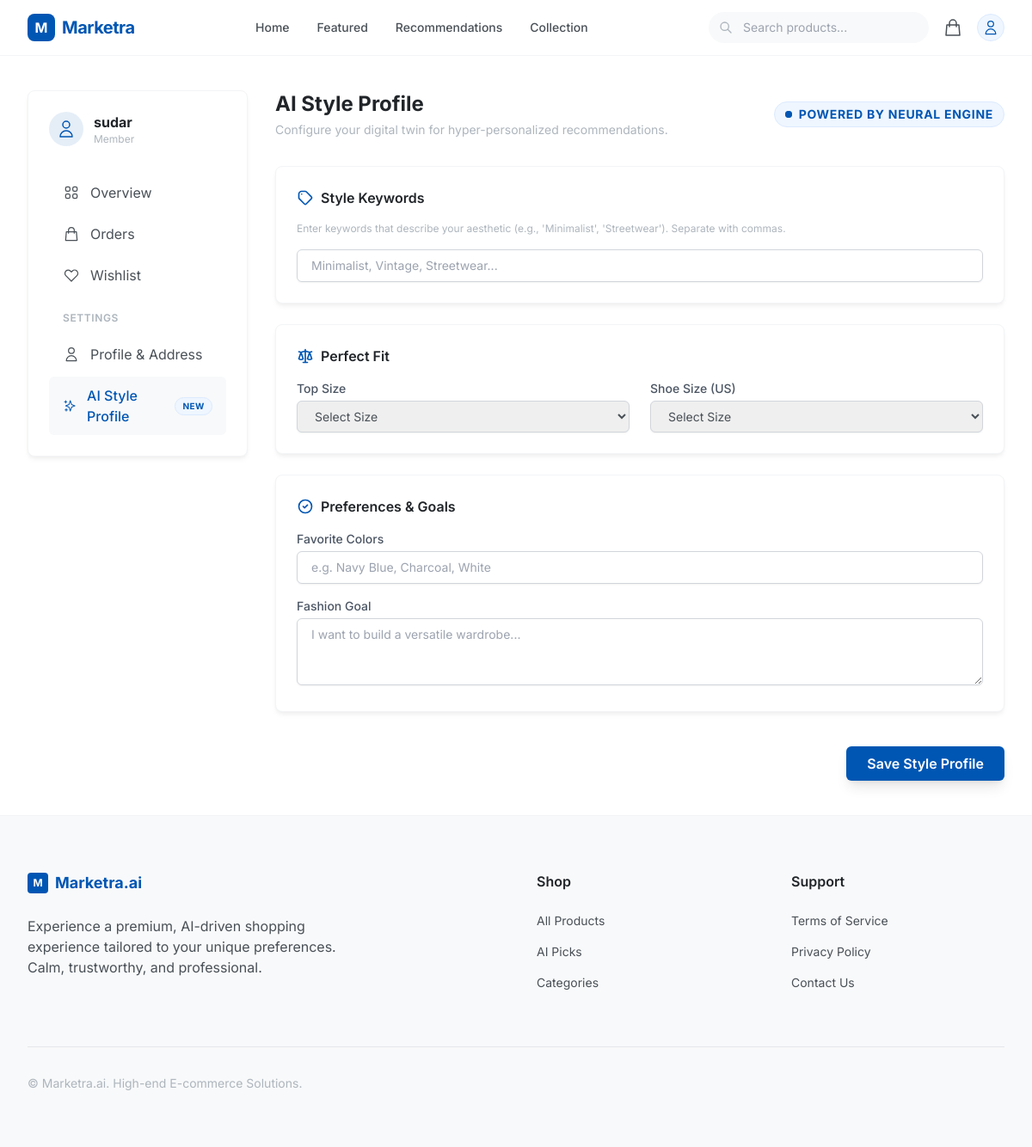
The app's page /dashboard/style-profile/ (signed in), older data.
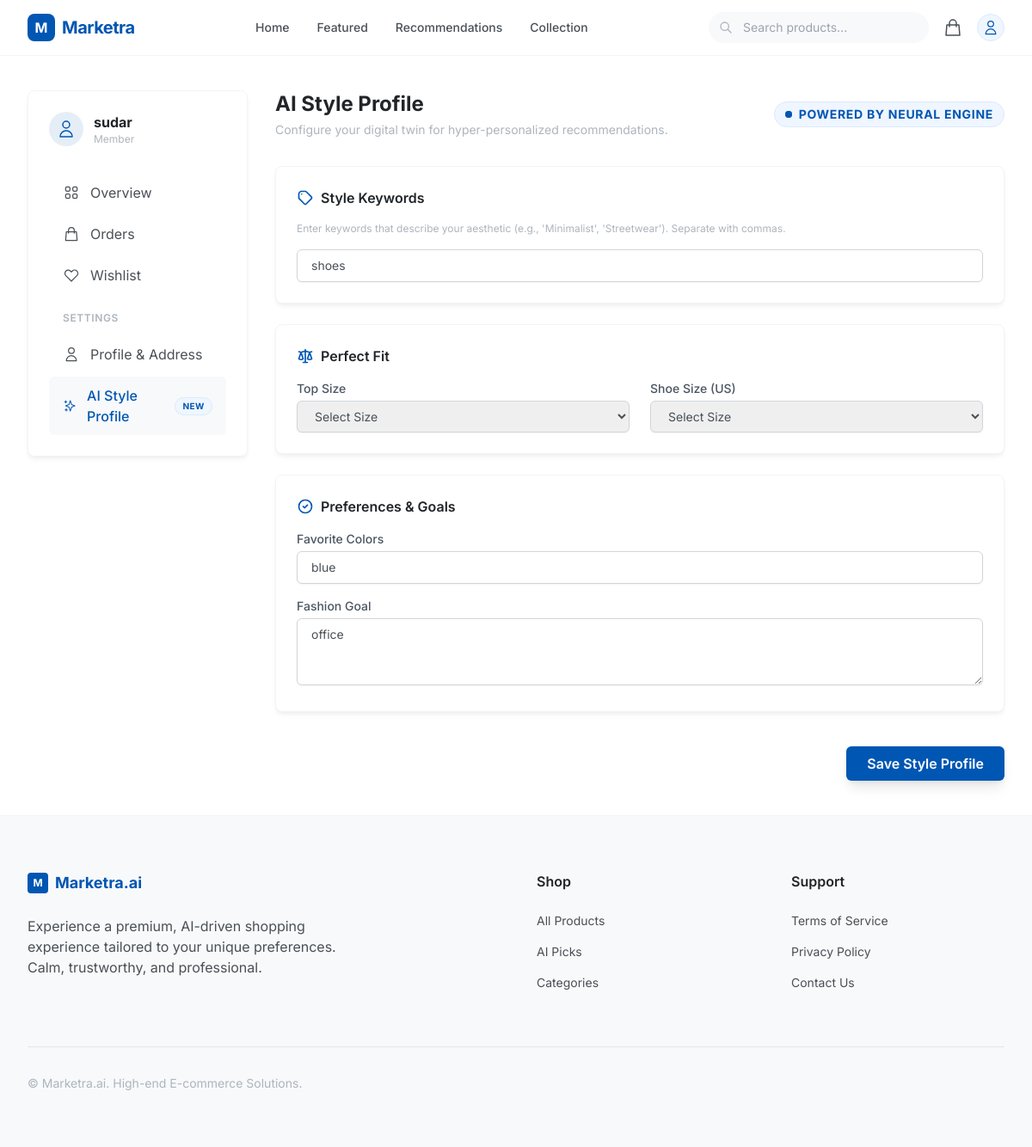
The same page, newer data.
### marketra/models.py (models this page shows, shortened)
class StyleProfile(models.Model):
    user = models.OneToOneField(User, on_delete=models.CASCADE, related_name='style_profile')
    style_keywords = models.JSONField(default=list, blank=True, help_text="List of AI-derived style keywords")
    sizes = models.JSONField(default=dict, blank=True, help_text="User sizes (e.g., {'top': 'M', 'shoe': '10'})")
    favorite_colors = models.CharField(max_length=255, blank=True)
    fashion_goals = models.TextField(blank=True, help_text="User's description of their style goals")

### marketra/views.py (the view, shortened to what this page needs)
# urls.py: path('dashboard/style-profile/', views.style_profile_view, name='style_profile'),
@login_required
def style_profile_view(request):
    profile, created = StyleProfile.objects.get_or_create(user=request.user)
    return render(request, 'marketra/dashboard/ai_style.html', {'profile': profile})

### marketra/templates/marketra/dashboard/ai_style.html (shortened to what this page needs)
{% extends 'marketra/dashboard/dashboard_base.html' %}
{% block dashboard_content %}
<div class="space-y-8">
    <div class="flex flex-col sm:flex-row sm:items-center justify-between gap-4">
        <div>
            <h2 class="text-2xl font-bold text-text-dark">AI Style Profile</h2>
            <p class="text-sm text-text-muted mt-1">Configure your digital twin for hyper-personalized recommendations.</p>
        </div>
        <div class="badge-ai text-sm px-3 py-1 bg-blue-50 text-primary border border-blue-100 rounded-full w-fit">
            <span class="flex items-center">
                <span class="relative flex h-2 w-2 mr-2">
                    <span class="relative inline-flex rounded-full h-2 w-2 bg-primary"></span>
                </span>
                Powered by Neural Engine
            </span>
        </div>
    </div>
    <form action="{% url 'marketra:style_profile' %}" method="POST" class="space-y-6">
        <div class="card relative overflow-hidden group transition-all hover:shadow-md">
            <h3 class="font-semibold text-text-dark mb-4 flex items-center">
                <svg class="w-5 h-5 mr-2 text-primary" fill="none" stroke="currentColor" viewBox="0 0 24 24">
                    <path stroke-linecap="round" stroke-linejoin="round" stroke-width="2" d="M7 7h.01M7 3h5c.512 0 1.024.195 1.414.586l7 7a2 2 0 010 2.828l-7 7a2 2 0 01-2.828 0l-7-7A1.994 1.994 0 013 12V7a4 4 0 014-4z"></path>
                </svg>
                Style Keywords
            </h3>
            <p class="text-xs text-text-muted mb-4">Enter keywords that describe your aesthetic (e.g., 'Minimalist', 'Streetwear'). Separate with commas.</p>
            <input type="text" name="style_keywords"
                value="{% if profile.style_keywords %}{{ profile.style_keywords|join:', ' }}{% endif %}"
                class="w-full rounded-md border-gray-300 shadow-sm focus:border-primary focus:ring-primary sm:text-sm px-4 py-2 border transition-all"
                placeholder="Minimalist, Vintage, Streetwear...">
        </div>
        <div class="card hover:shadow-md transition-all">
            <h3 class="font-semibold text-text-dark mb-4 flex items-center">
                Perfect Fit
            </h3>
            <div class="grid grid-cols-1 sm:grid-cols-2 gap-6">
                <div>
                    <label class="block text-sm font-medium text-gray-600 mb-1">Top Size</label>
                    <select name="size_top" class="w-full rounded-md border-gray-300 shadow-sm focus:border-primary focus:ring-primary sm:text-sm px-4 py-2 border">
                        <option value="">Select Size</option>
                    </select>
                </div>
                <div>
                    <label class="block text-sm font-medium text-gray-600 mb-1">Shoe Size (US)</label>
                    <select name="size_shoe" class="w-full rounded-md border-gray-300 shadow-sm focus:border-primary focus:ring-primary sm:text-sm px-4 py-2 border">
                        <option value="">Select Size</option>
                    </select>
                </div>
            </div>
        </div>
        <div class="card hover:shadow-md transition-all">
            <h3 class="font-semibold text-text-dark mb-4 flex items-center">
                <svg class="w-5 h-5 mr-2 text-primary" fill="none" stroke="currentColor" viewBox="0 0 24 24">
                    <path stroke-linecap="round" stroke-linejoin="round" stroke-width="2" d="M9 12l2 2 4-4m6 2a9 9 0 11-18 0 9 9 0 0118 0z"></path>
                </svg>
                Preferences & Goals
            </h3>
            <div class="space-y-4">
                <div>
                    <label class="block text-sm font-medium text-gray-600 mb-1">Favorite Colors</label>
                    <input type="text" name="favorite_colors" value="{{ profile.favorite_colors|default:'' }}"
                        class="w-full rounded-md border-gray-300 shadow-sm focus:border-primary focus:ring-primary sm:text-sm px-4 py-2 border"
                        placeholder="e.g. Navy Blue, Charcoal, White">
                </div>
                <div>
                    <label class="block text-sm font-medium text-gray-600 mb-1">Fashion Goal</label>
                    <textarea name="fashion_goals" rows="3"
                        class="w-full rounded-md border-gray-300 shadow-sm focus:border-primary focus:ring-primary sm:text-sm px-4 py-2 border"
                        placeholder="I want to build a versatile wardrobe...">{{ profile.fashion_goals|default:'' }}</textarea>
                </div>
            </div>
        </div>
        <div class="flex justify-end pt-4">
            <button type="submit" class="inline-flex items-center px-6 py-2 bg-primary text-white font-semibold rounded-md hover:bg-blue-700 focus:outline-none focus:ring-2 focus:ring-offset-2 focus:ring-primary transition-all shadow-lg">
                Save Style Profile
            </button>
        </div>
    </form>
</div>
{% endblock %}

### marketra/templates/marketra/dashboard/dashboard_base.html (shortened to what this page needs)
{% extends 'marketra/base.html' %}
{% block content %}
<div class="max-w-7xl mx-auto px-4 sm:px-6 lg:px-8 py-10">
    <div class="flex flex-col md:flex-row gap-8">
        <div class="w-full md:w-64 flex-shrink-0">
            <div class="bg-white rounded-lg shadow-soft border border-gray-100 p-6 sticky top-24">
                <div class="flex items-center space-x-3 mb-8">
                    <div class="w-10 h-10 bg-primary/10 rounded-full flex items-center justify-center text-primary">
                        <svg class="w-6 h-6" fill="none" stroke="currentColor" viewBox="0 0 24 24">
                            <path stroke-linecap="round" stroke-linejoin="round" stroke-width="1.5" d="M16 7a4 4 0 11-8 0 4 4 0 018 0zM12 14a7 7 0 00-7 7h14a7 7 0 00-7-7z"></path>
                        </svg>
                    </div>
                    <div>
                        <p class="font-bold text-text-dark">{{ user.username }}</p>
                        <p class="text-xs text-text-muted">Member</p>
                    </div>
                </div>
                <nav class="space-y-1">
                    <a href="{% url 'marketra:dashboard' %}" class="flex items-center space-x-3 px-4 py-2.5 rounded-md transition-colors {% if request.resolver_match.url_name == 'dashboard' %}bg-secondary-bg text-primary font-medium{% else %}text-text-medium hover:bg-gray-50 hover:text-text-dark{% endif %}">
                        <span>Overview</span>
                    </a>
                    <a href="{% url 'marketra:orders' %}" class="flex items-center space-x-3 px-4 py-2.5 rounded-md transition-colors {% if request.resolver_match.url_name == 'orders' %}bg-secondary-bg text-primary font-medium{% else %}text-text-medium hover:bg-gray-50 hover:text-text-dark{% endif %}">
                        <svg class="w-5 h-5" fill="none" stroke="currentColor" viewBox="0 0 24 24"><path stroke-linecap="round" stroke-linejoin="round" stroke-width="1.5" d="M16 11V7a4 4 0 00-8 0v4M5 9h14l1 12H4L5 9z"></path></svg>
                        <span>Orders</span>
                    </a>
                    <a href="{% url 'marketra:wishlist' %}" class="flex items-center space-x-3 px-4 py-2.5 rounded-md transition-colors {% if request.resolver_match.url_name == 'wishlist' %}bg-secondary-bg text-primary font-medium{% else %}text-text-medium hover:bg-gray-50 hover:text-text-dark{% endif %}">
                        <svg class="w-5 h-5" fill="none" stroke="currentColor" viewBox="0 0 24 24"><path stroke-linecap="round" stroke-linejoin="round" stroke-width="1.5" d="M4.318 6.318a4.5 4.5 0 000 6.364L12 20.364l7.682-7.682a4.5 4.5 0 00-6.364-6.364L12 7.636l-1.318-1.318a4.5 4.5 0 00-6.364 0z"></path></svg>
                        <span>Wishlist</span>
                    </a>
                    <div class="pt-4 pb-2">
                        <p class="px-4 text-xs font-semibold text-text-muted uppercase tracking-wider">Settings</p>
                    </div>
                    <a href="{% url 'marketra:profile' %}" class="flex items-center space-x-3 px-4 py-2.5 rounded-md transition-colors {% if request.resolver_match.url_name == 'profile' %}bg-secondary-bg text-primary font-medium{% else %}text-text-medium hover:bg-gray-50 hover:text-text-dark{% endif %}">
                        <svg class="w-5 h-5" fill="none" stroke="currentColor" viewBox="0 0 24 24"><path stroke-linecap="round" stroke-linejoin="round" stroke-width="1.5" d="M16 7a4 4 0 11-8 0 4 4 0 018 0zM12 14a7 7 0 00-7 7h14a7 7 0 00-7-7z"></path></svg>
                        <span>Profile & Address</span>
                    </a>
                    <a href="{% url 'marketra:style_profile' %}" class="flex items-center space-x-3 px-4 py-2.5 rounded-md transition-colors {% if request.resolver_match.url_name == 'style_profile' %}bg-secondary-bg text-primary font-medium{% else %}text-text-medium hover:bg-gray-50 hover:text-text-dark{% endif %}">
                        <svg class="w-5 h-5" fill="none" stroke="currentColor" viewBox="0 0 24 24"><path stroke-linecap="round" stroke-linejoin="round" stroke-width="1.5" d="M5 3v4M3 5h4M6 17v4m-2-2h4m5-16l2.286 6.857L21 12l-5.714 2.143L13 21l-2.286-6.857L5 12l5.714-2.143L13 3z"></path></svg>
                        <span>AI Style Profile</span>
                        <span class="ml-auto badge-ai">New</span>
                    </a>
                </nav>
            </div>
        </div>
        <div class="flex-grow">
            {% block dashboard_content %}{% endblock %}
        </div>
    </div>
</div>
{% endblock %}

Row changes from the older to the newer data that the page shows:
changed StyleProfile: style_keywords (not shown) → "shoes"; favorite_colors (not shown) → "blue"; fashion_goals (not shown) → "office"
